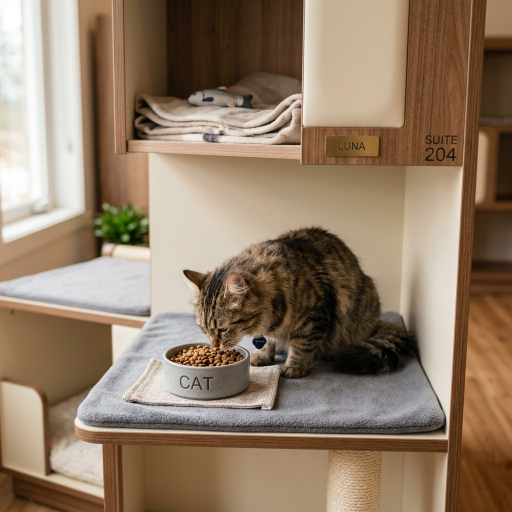
#> input picture extracted_images/boarding_cat_with_food.png, 1024 x 1024 px, given in place of pet_food card.jpeg, which was not available (shown at 1/2 size)
$ python apply_pet_food_swap.py
#> lines starting #> are read from the running program, lines starting #| are printed output that depends on the picture; after the words box and inside, x2 and y2 are one past the last pixel; in counts of white or black regions, pixels touching at a corner belong together; pictures that were not available may be replaced by others from this repository, and a replacement may not be noted
import os
import shutil
from PIL import Image, ImageDraw
import numpy as np

new_card_src = r"c:\Users\SRUTHI\Desktop\petland oman\assets\images\product_card_images\pet_food card.jpeg"
dest_png = r"c:\Users\SRUTHI\Desktop\petland oman\assets\images\extracted_images\card_prod_food_new.png"
old_card_src = r"c:\Users\SRUTHI\Desktop\petland oman\assets\images\product_card_images\pet food.jpeg"

target_w = 800
target_h = 446
radius = 40

im = Image.open(new_card_src).convert("RGB")
#> im is the input picture: PIL image 1024x1024 RGB; mean R, G, B 145.1, 123.8, 102.6
data = np.array(im)
r, g, b = data[:,:,0], data[:,:,1], data[:,:,2]
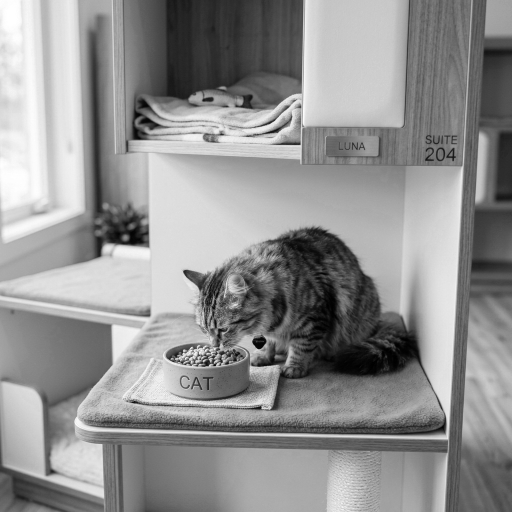
#> r: shape (1024, 1024) (shown at 1/2 size); min 0, max 255, mean 145.1
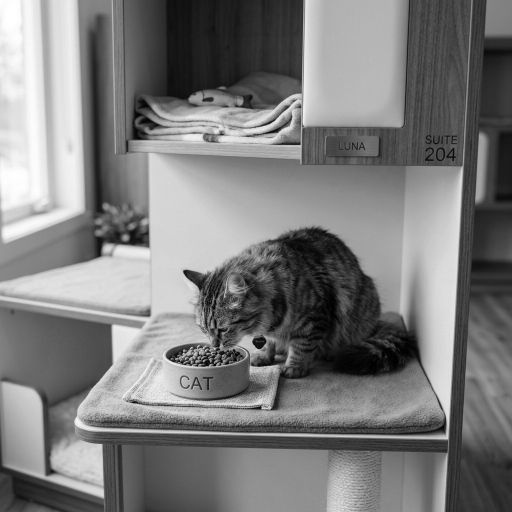
#> g: shape (1024, 1024) (shown at 1/2 size); min 0, max 255, mean 123.8
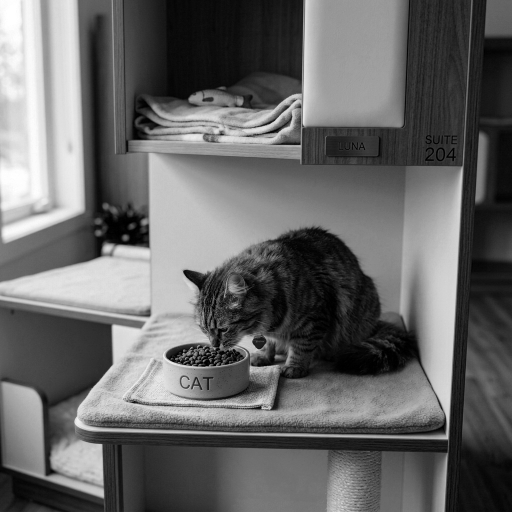
#> b: shape (1024, 1024) (shown at 1/2 size); min 0, max 255, mean 102.6

mask = (r > 175) & (g > 125) & (b < 130)
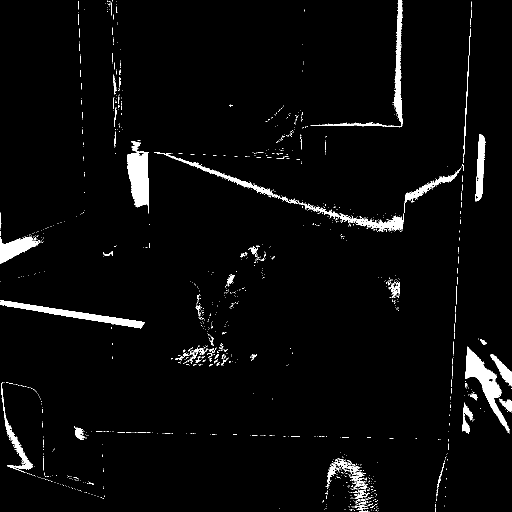
#> mask: shape (1024, 1024) bool (shown at 1/2 size); 3.2% white; 1250 white regions (1188 under 20 px), largest, box (x1, y1, x2, y2) and area: (931, 693, 1020, 867) 3946, (254, 303, 298, 427) 3761, (0, 600, 289, 657) 3338
ys, xs = np.where(mask)
if len(xs) > 0 and len(ys) > 0:
    x_min, x_max = xs.min(), xs.max()
#> x_min = 0; x_max = 1023
    y_min, y_max = ys.min(), ys.max()
#> y_min = 0; y_max = 1023
    cropped = im.crop((x_min, y_min, x_max + 1, y_max + 1))
else:
    cropped = im

src_w, src_h = cropped.size
#> src_w = 1024; src_h = 1024
target_ratio = target_w / target_h
src_ratio = src_w / src_h
#> src_ratio = 1

if src_ratio > target_ratio:
    new_w = int(target_ratio * src_h)
    offset = (src_w - new_w) // 2
    cropped_ratio = cropped.crop((offset, 0, offset + new_w, src_h))
else:
    new_h = int(src_w / target_ratio)
#> new_h = 570
    offset = (src_h - new_h) // 2
#> offset = 227
    cropped_ratio = cropped.crop((0, offset, src_w, offset + new_h))
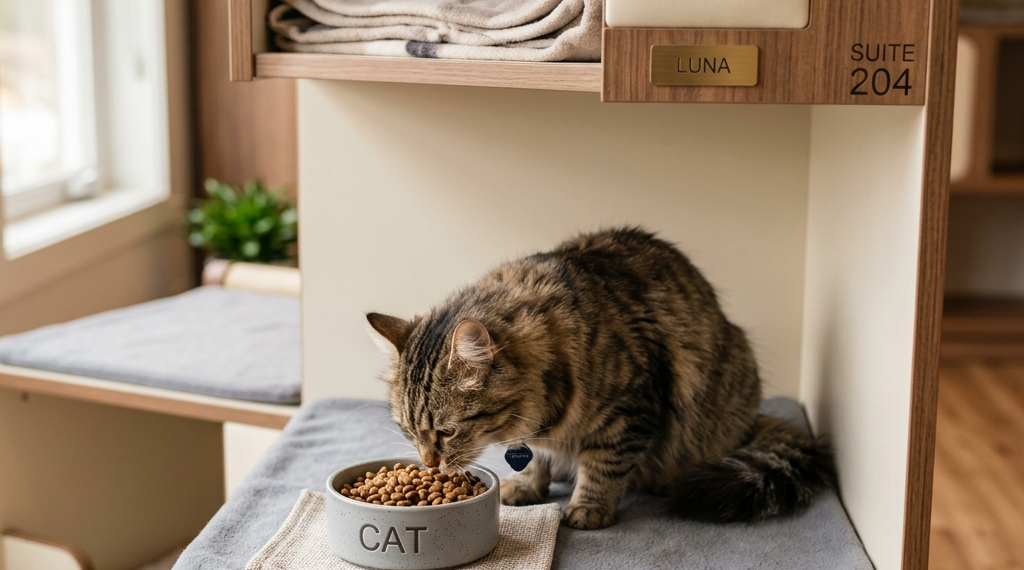
#> cropped_ratio: PIL image 1024x570 RGB; mean R, G, B 150.3, 131.1, 110.8

resized = cropped_ratio.resize((target_w, target_h), Image.Resampling.LANCZOS)

alpha_mask = Image.new("L", (target_w, target_h), 0)
#> alpha_mask: PIL image 800x446 L; every value is 0
draw = ImageDraw.Draw(alpha_mask)
draw.rounded_rectangle((0, 0, target_w, target_h), radius, fill=255)

resized.putalpha(alpha_mask)
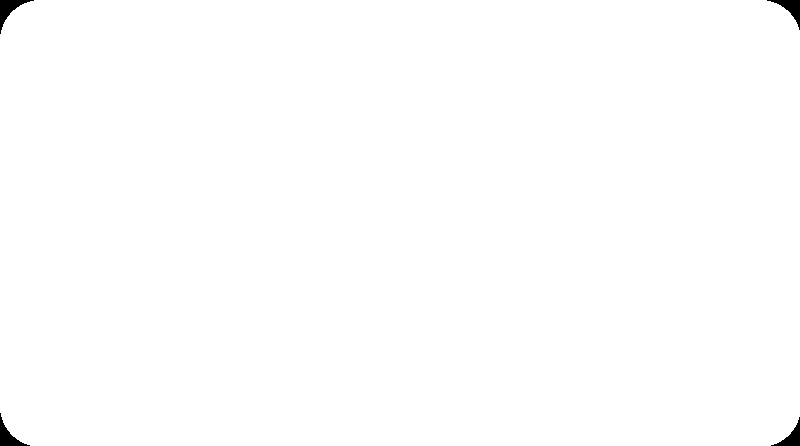
#> alpha_mask: PIL image 800x446 L; 99.6% white; 4 black regions, box (x1, y1, x2, y2) and area: (0, 0, 34, 34) 354, (767, 0, 800, 30) 320, (0, 413, 30, 446) 320, (771, 417, 800, 446) 287
#> resized: PIL image 800x446 RGBA
resized.save(dest_png, "PNG")
print(f"Updated {dest_png} (Size: {resized.size}, Mode: {resized.mode})")
#| Updated c:\Users\SRUTHI\Desktop\petland oman\assets\images\extracted_images\card_prod_food_new.png (Size: (800, 446), Mode: RGBA)

shutil.copy2(new_card_src, old_card_src)
print(f"Updated {old_card_src} with new source image.")

$ run again, on extracted_images/boarding_dog_with_food.png
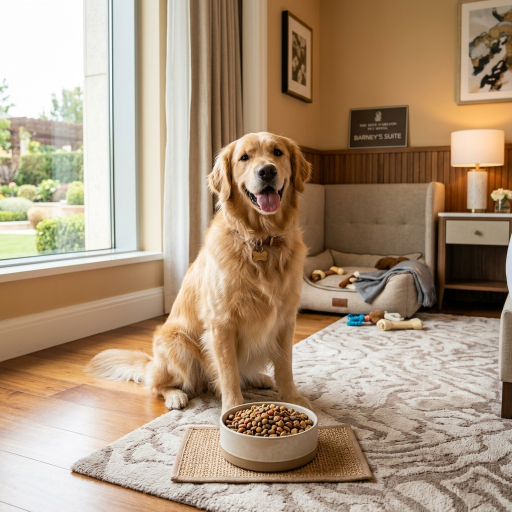
#> input picture extracted_images/boarding_dog_with_food.png, 1024 x 1024 px, given in place of pet_food card.jpeg, which was not available (shown at 1/2 size)
#> im is the input picture: PIL image 1024x1024 RGB; mean R, G, B 171.1, 148.4, 124.5
#> `mask = (r > 175) & (g > 125) & (b < 130)`:
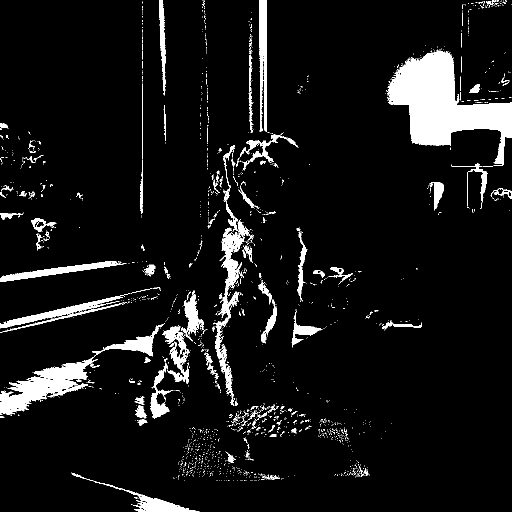
#> mask: shape (1024, 1024) bool (shown at 1/2 size); 7.5% white; 1894 white regions (1770 under 20 px), largest, box (x1, y1, x2, y2) and area: (773, 100, 1024, 332) 25281, (0, 646, 330, 830) 10335, (426, 378, 505, 812) 5781
#> x_min = 0; x_max = 1023
#> y_min = 0; y_max = 1023
#> `cropped_ratio = cropped.crop((0, offset, src_w, offset + new_h))`:
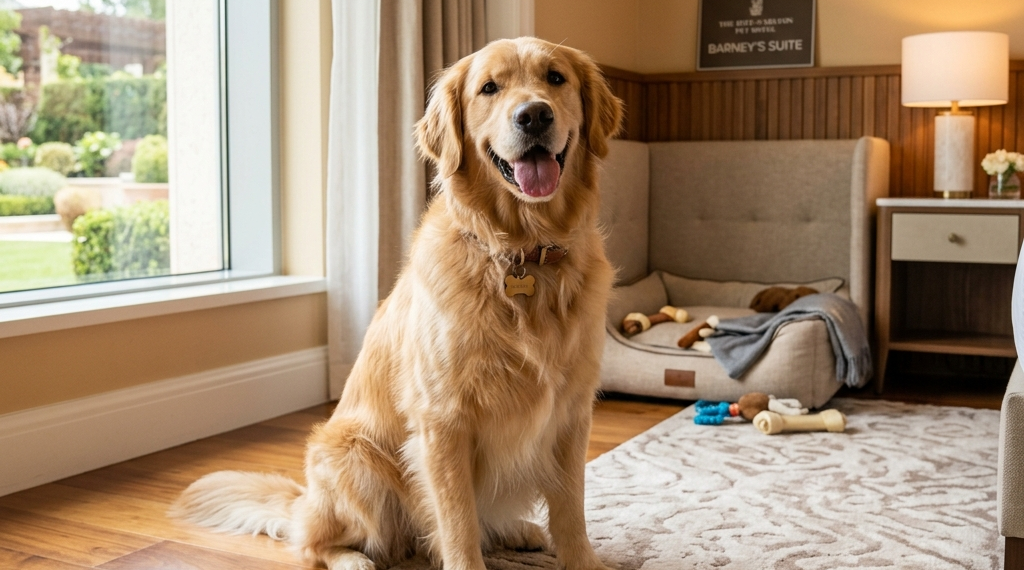
#> cropped_ratio: PIL image 1024x570 RGB; mean R, G, B 164.3, 140.2, 114
#| Updated c:\Users\SRUTHI\Desktop\petland oman\assets\images\extracted_images\card_prod_food_new.png (Size: (800, 446), Mode: RGBA)
